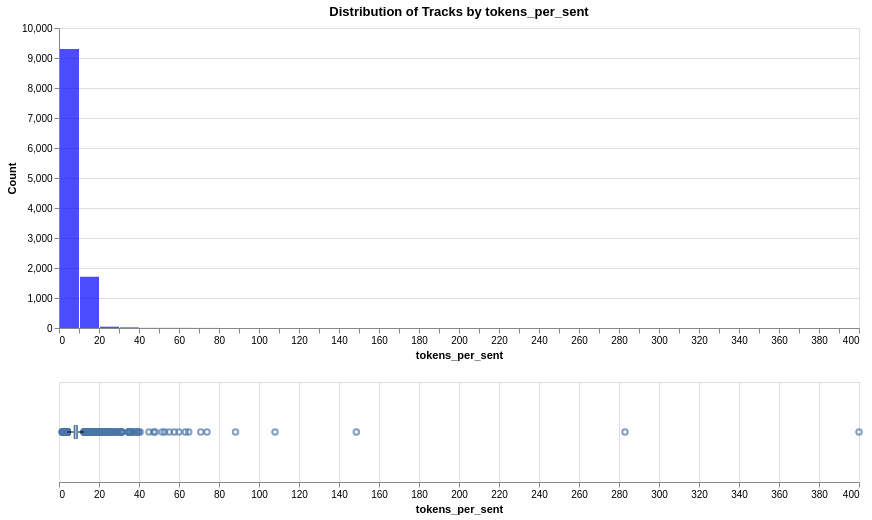

The code cell stored with this chart in its notebook:
### Markdown cell above
## tokens_per_sent

### Code cell
analyze_distribution(df_tracks, 'tokens_per_sent', 'tokens_per_sent', 'blue')

### Figure 1 — Vega specification as saved in the notebook (floating-point values rounded to 4 significant figures; data arrays with more than 128 entries replaced by an {"elided": "..."} marker saying what was removed)
{"$schema": "https://vega.github.io/schema/vega/v5.json", "data": [{"name": "source_0"}, {"name": "data_0", "values": [{"__count": 9302, "bin_maxbins_10_tokens_per_sent": 0.0, "bin_maxbins_10_tokens_per_sent_end": 50.0, "bin_maxbins_40_tokens_per_sent": 0.0, "bin_maxbins_40_tokens_per_sent_end": 10.0}, {"__count": 1706, "bin_maxbins_10_tokens_per_sent": 0.0, "bin_maxbins_10_tokens_per_sent_end": 50.0, "bin_maxbins_40_tokens_per_sent": 10.0, "bin_maxbins_40_tokens_per_sent_end": 20.0}, {"__count": 43, "bin_maxbins_10_tokens_per_sent": 0.0, "bin_maxbins_10_tokens_per_sent_end": 50.0, "bin_maxbins_40_tokens_per_sent": 20.0, "bin_maxbins_40_tokens_per_sent_end": 30.0}, {"__count": 21, "bin_maxbins_10_tokens_per_sent": 0.0, "bin_maxbins_10_tokens_per_sent_end": 50.0, "bin_maxbins_40_tokens_per_sent": 30.0, "bin_maxbins_40_tokens_per_sent_end": 40.0}, {"__count": 4, "bin_maxbins_10_tokens_per_sent": 0.0, "bin_maxbins_10_tokens_per_sent_end": 50.0, "bin_maxbins_40_tokens_per_sent": 40.0, "bin_maxbins_40_tokens_per_sent_end": 50.0}, {"__count": 1, "bin_maxbins_10_tokens_per_sent": 250.0, "bin_maxbins_10_tokens_per_sent_end": 300.0, "bin_maxbins_40_tokens_per_sent": 280.0, "bin_maxbins_40_tokens_per_sent_end": 290.0}, {"__count": 4, "bin_maxbins_10_tokens_per_sent": 50.0, "bin_maxbins_10_tokens_per_sent_end": 100.0, "bin_maxbins_40_tokens_per_sent": 50.0, "bin_maxbins_40_tokens_per_sent_end": 60.0}, {"__count": 1, "bin_maxbins_10_tokens_per_sent": 100.0, "bin_maxbins_10_tokens_per_sent_end": 150.0, "bin_maxbins_40_tokens_per_sent": 140.0, "bin_maxbins_40_tokens_per_sent_end": 150.0}, {"__count": 1, "bin_maxbins_10_tokens_per_sent": 100.0, "bin_maxbins_10_tokens_per_sent_end": 150.0, "bin_maxbins_40_tokens_per_sent": 100.0, "bin_maxbins_40_tokens_per_sent_end": 110.0}, {"__count": 3, "bin_maxbins_10_tokens_per_sent": 50.0, "bin_maxbins_10_tokens_per_sent_end": 100.0, "bin_maxbins_40_tokens_per_sent": 60.0, "bin_maxbins_40_tokens_per_sent_end": 70.0}, {"__count": 1, "bin_maxbins_10_tokens_per_sent": 350.0, "bin_maxbins_10_tokens_per_sent_end": 400.0, "bin_maxbins_40_tokens_per_sent": 390.0, "bin_maxbins_40_tokens_per_sent_end": 400.0}, {"__count": 1, "bin_maxbins_10_tokens_per_sent": 50.0, "bin_maxbins_10_tokens_per_sent_end": 100.0, "bin_maxbins_40_tokens_per_sent": 80.0, "bin_maxbins_40_tokens_per_sent_end": 90.0}, {"__count": 2, "bin_maxbins_10_tokens_per_sent": 50.0, "bin_maxbins_10_tokens_per_sent_end": 100.0, "bin_maxbins_40_tokens_per_sent": 70.0, "bin_maxbins_40_tokens_per_sent_end": 80.0}]}, {"name": "data_1"}, {"name": "data_2", "values": {"elided": "399 records"}}, {"name": "data_3"}, {"name": "data_4", "values": [{"lower_box_tokens_per_sent": 7.333, "lower_whisker_tokens_per_sent": 4.187, "max_tokens_per_sent": 12.57}]}, {"name": "data_5", "values": [{"max_tokens_per_sent": 12.57, "upper_box_tokens_per_sent": 9.432, "upper_whisker_tokens_per_sent": 12.57}]}, {"name": "data_6"}, {"name": "data_7", "values": [{"lower_box_tokens_per_sent": 7.333, "max_tokens_per_sent": 400.0, "upper_box_tokens_per_sent": 9.432}]}, {"name": "data_8", "values": [{"lower_box_tokens_per_sent": 7.333, "max_tokens_per_sent": 400.0, "mid_box_tokens_per_sent": 8.405, "upper_box_tokens_per_sent": 9.432}]}, {"name": "data_0_concat_0_y_domain___count", "values": [{"min": 1, "max": 9302}]}], "signals": [{"name": "concat_0_bin_maxbins_40_tokens_per_sent_bins", "value": {"fields": ["tokens_per_sent"], "fname": "bin_tokens_per_sent", "start": 0.0, "step": 10.0, "stop": 400.0}}, {"name": "concat_0_height", "value": 300}, {"name": "concat_1_height", "value": 100}], "marks": [{"type": "group", "name": "concat_0_group", "encode": {"update": {"height": {"signal": "concat_0_height"}, "width": {"signal": "width"}}}, "marks": [{"type": "rect", "name": "concat_0_marks", "from": {"data": "data_0"}, "encode": {"update": {"x2": {"field": "bin_maxbins_40_tokens_per_sent", "scale": "concat_0_x", "offset": {"signal": "0.5 + (abs(scale(\"concat_0_x\", datum[\"bin_maxbins_40_tokens_per_sent_end\"]) - scale(\"concat_0_x\", datum[\"bin_maxbins_40_tokens_per_sent\"])) < 0.25 ? -0.5 * (0.25 - (abs(scale(\"concat_0_x\", datum[\"bin_maxbins_40_tokens_per_sent_end\"]) - scale(\"concat_0_x\", datum[\"bin_maxbins_40_tokens_per_sent\"])))) : 0.5)"}}, "x": {"field": "bin_maxbins_40_tokens_per_sent_end", "scale": "concat_0_x", "offset": {"signal": "0.5 + (abs(scale(\"concat_0_x\", datum[\"bin_maxbins_40_tokens_per_sent_end\"]) - scale(\"concat_0_x\", datum[\"bin_maxbins_40_tokens_per_sent\"])) < 0.25 ? 0.5 * (0.25 - (abs(scale(\"concat_0_x\", datum[\"bin_maxbins_40_tokens_per_sent_end\"]) - scale(\"concat_0_x\", datum[\"bin_maxbins_40_tokens_per_sent\"])))) : -0.5)"}}, "y": {"field": "__count", "scale": "concat_0_y"}, "y2": {"value": 0, "scale": "concat_0_y"}, "opacity": {"value": 0.7}, "fill": {"value": "blue"}, "tooltip": {"signal": "{\"tokens_per_sent (binned)\": !isValid(datum[\"bin_maxbins_10_tokens_per_sent\"]) || !isFinite(+datum[\"bin_maxbins_10_tokens_per_sent\"]) ? \"null\" : format(datum[\"bin_maxbins_10_tokens_per_sent\"], \"\") + \" – \" + format(datum[\"bin_maxbins_10_tokens_per_sent_end\"], \"\"), \"Count of Records\": format(datum[\"__count\"], \"\")}"}}}, "style": ["bar"]}], "axes": [{"scale": "concat_0_y", "tickCount": {"signal": "ceil(concat_0_height/40)"}, "zindex": 0, "orient": "left", "aria": false, "domain": false, "grid": true, "maxExtent": 0, "ticks": false, "minExtent": 0, "labels": false, "gridScale": "concat_0_x"}, {"scale": "concat_0_x", "title": "tokens_per_sent", "zindex": 0, "grid": false, "orient": "bottom", "labelOverlap": true, "labelFlush": true, "tickCount": {"signal": "ceil(width/10)"}}, {"scale": "concat_0_y", "orient": "left", "grid": false, "tickCount": {"signal": "ceil(concat_0_height/40)"}, "zindex": 0, "title": "Count", "labelOverlap": true}], "title": {"text": "Distribution of Tracks by tokens_per_sent", "frame": "group"}, "style": "cell"}, {"type": "group", "name": "concat_1_group", "encode": {"update": {"height": {"signal": "concat_1_height"}, "width": {"signal": "width"}}}, "signals": [{"name": "height", "update": "concat_1_height"}], "marks": [{"type": "symbol", "name": "concat_1_layer_0_layer_0_marks", "from": {"data": "data_2"}, "encode": {"update": {"y": {"signal": "concat_1_height", "mult": 0.5}, "x": {"field": "tokens_per_sent", "scale": "concat_1_x"}, "fill": {"value": "transparent"}, "opacity": {"value": 0.7}, "stroke": {"value": "#4c78a8"}}}, "style": ["point", "boxplot-outliers"]}, {"type": "rule", "name": "concat_1_layer_0_layer_1_layer_0_marks", "from": {"data": "data_4"}, "encode": {"update": {"y": {"signal": "concat_1_height", "mult": 0.5}, "stroke": {"value": "black"}, "x": {"field": "lower_whisker_tokens_per_sent", "scale": "concat_1_x"}, "tooltip": {"signal": "format(datum[\"max_tokens_per_sent\"], \"\")"}, "x2": {"field": "lower_box_tokens_per_sent", "scale": "concat_1_x"}}}, "style": ["rule", "boxplot-rule"], "aria": false}, {"type": "rule", "name": "concat_1_layer_0_layer_1_layer_1_marks", "from": {"data": "data_5"}, "encode": {"update": {"x": {"field": "upper_box_tokens_per_sent", "scale": "concat_1_x"}, "stroke": {"value": "black"}, "tooltip": {"signal": "format(datum[\"max_tokens_per_sent\"], \"\")"}, "x2": {"field": "upper_whisker_tokens_per_sent", "scale": "concat_1_x"}, "y": {"signal": "concat_1_height", "mult": 0.5}}}, "style": ["rule", "boxplot-rule"], "aria": false}, {"type": "rect", "name": "concat_1_layer_1_layer_0_marks", "from": {"data": "data_7"}, "encode": {"update": {"height": {"value": 14}, "yc": {"signal": "concat_1_height", "mult": 0.5}, "x2": {"field": "upper_box_tokens_per_sent", "scale": "concat_1_x"}, "x": {"field": "lower_box_tokens_per_sent", "scale": "concat_1_x"}, "tooltip": {"signal": "format(datum[\"max_tokens_per_sent\"], \"\")"}, "fill": {"value": "#4c78a8"}}}, "style": ["bar", "boxplot-box"]}, {"type": "rect", "name": "concat_1_layer_1_layer_1_marks", "from": {"data": "data_8"}, "encode": {"update": {"yc": {"signal": "concat_1_height", "mult": 0.5}, "height": {"value": 14}, "fill": [{"value": "#4c78a8", "test": "datum['lower_box_tokens_per_sent'] >= datum['upper_box_tokens_per_sent']"}, {"value": "white"}], "tooltip": {"signal": "format(datum[\"max_tokens_per_sent\"], \"\")"}, "opacity": {"value": 0.7}, "xc": {"field": "mid_box_tokens_per_sent", "scale": "concat_1_x"}, "width": {"value": 1}}}, "style": ["tick", "boxplot-median"], "aria": false}], "axes": [{"scale": "concat_1_x", "tickCount": {"signal": "ceil(width/40)"}, "minExtent": 0, "ticks": false, "zindex": 0, "orient": "bottom", "maxExtent": 0, "domain": false, "labels": false, "aria": false, "grid": true}, {"scale": "concat_1_x", "orient": "bottom", "labelOverlap": true, "title": "tokens_per_sent", "labelFlush": true, "zindex": 0, "tickCount": {"signal": "ceil(width/40)"}, "grid": false}], "style": "cell"}], "scales": [{"name": "concat_0_x", "type": "linear", "domain": {"signal": "[concat_0_bin_maxbins_40_tokens_per_sent_bins.start, concat_0_bin_maxbins_40_tokens_per_sent_bins.stop]"}, "range": [0, {"signal": "width"}], "bins": {"signal": "concat_0_bin_maxbins_40_tokens_per_sent_bins"}, "zero": false}, {"name": "concat_0_y", "type": "linear", "domain": [{"signal": "(data(\"data_0_concat_0_y_domain___count\")[0] || {}).min"}, {"signal": "(data(\"data_0_concat_0_y_domain___count\")[0] || {}).max"}], "range": [{"signal": "concat_0_height"}, 0], "nice": true, "zero": true}, {"name": "concat_1_x", "type": "linear", "domain": {"fields": [{"data": "data_2", "field": "tokens_per_sent"}, {"data": "data_4", "field": "lower_whisker_tokens_per_sent"}, {"data": "data_4", "field": "lower_box_tokens_per_sent"}, {"data": "data_5", "field": "upper_box_tokens_per_sent"}, {"data": "data_5", "field": "upper_whisker_tokens_per_sent"}, {"data": "data_7", "field": "lower_box_tokens_per_sent"}, {"data": "data_7", "field": "upper_box_tokens_per_sent"}, {"data": "data_8", "field": "mid_box_tokens_per_sent"}]}, "range": [0, {"signal": "width"}], "nice": true, "zero": true}], "width": 800, "background": "white", "padding": 5, "layout": {"padding": 20, "columns": 1, "bounds": "full", "align": "each"}}
